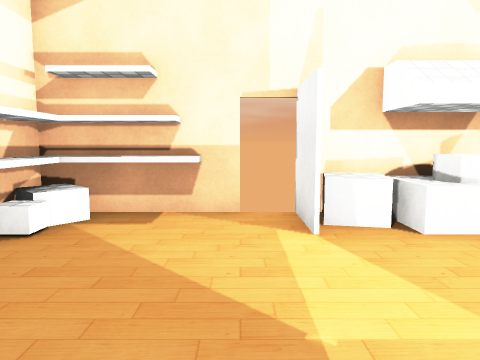
view 1 (above)

12 first-person views from a walk through a 3-D level made in the Unity game engine. The camera is 1.2 m above the floor, tilts 6° down and sees 70° across. The floor is counted in squares, 1 m on a side. Each view is taken from the middle of a square. On the plan, view 1 faces up. The plan holds only what a view shows up to about 14 squares ahead; the rest is blank. The place goes on beyond the plan. Some surface patterns are stand-ins.

view 2
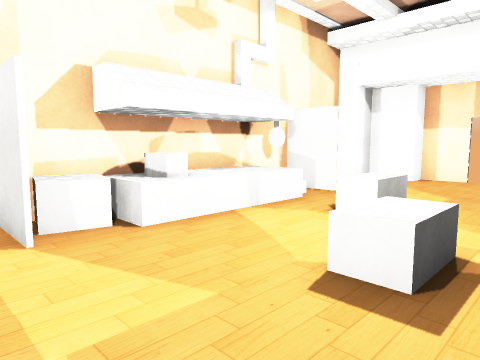

view 3
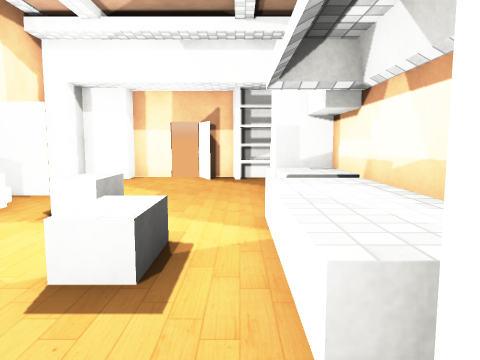

view 4
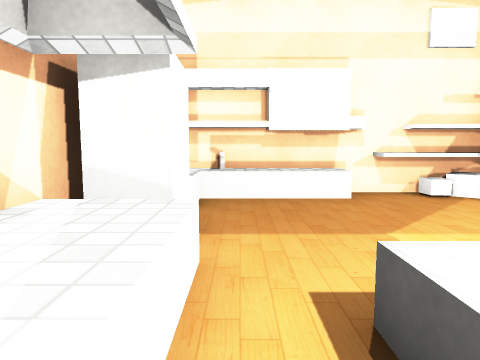

view 5
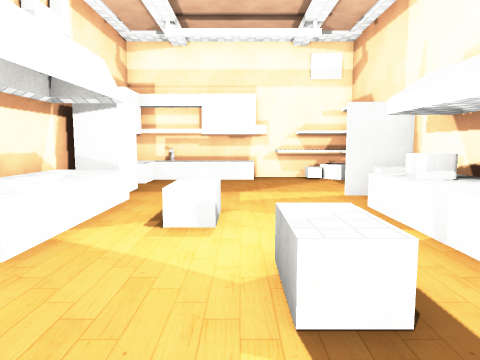

view 6
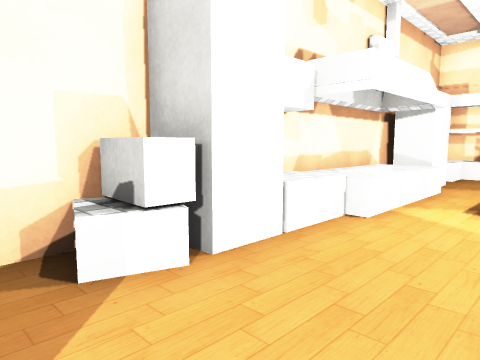

view 7
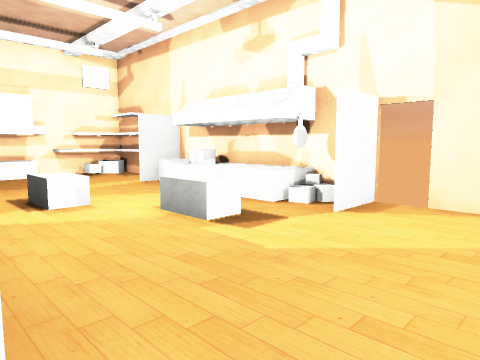

view 8
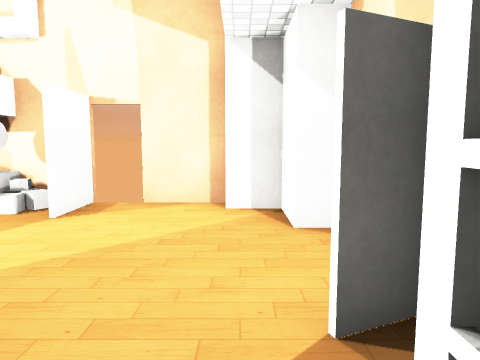

view 9
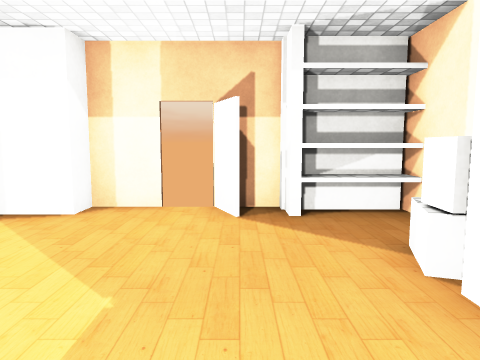

view 10
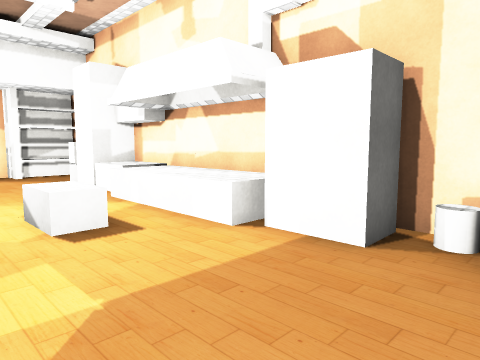

view 11
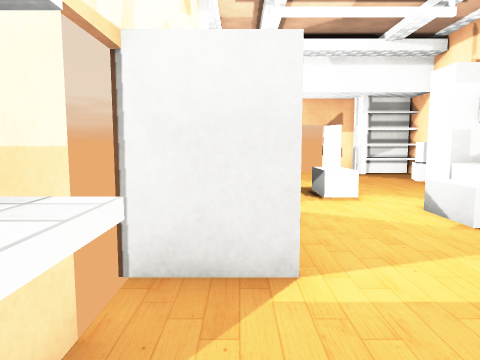

view 12
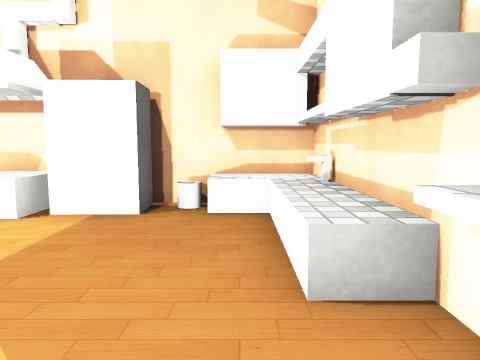

### Floor plan
Key: @ floor where view 1 was taken; # wall or solid block; x gap in a wall; . floor; ^ raised ledge; O other object.
Columns run from 4 left of view 1 to 13 right of it. Each row starts with its distance up from view 1.
  6 ####x########x##
  5 #O...#OO###O#..##
  4 ##..............##
  3 ##........OO.....#
  2 ##.....OO.OO.....
  1 ##.....OO.......##
  0 #O..@...........##
 -1 #OO.OO^^^^OOOOO.#
 -2 ######^^^^##O####

Where each view was taken, in squares from view 1:
view 1: 0 up, 0 right, facing up
view 2: 0 up, 0 right, facing up-right
view 3: 0 up, 0 right, facing right
view 4: 0 up, 5 right, facing left
view 5: 2 up, 9 right, facing left
view 6: 2 up, 11 right, facing down-left
view 7: 1 down, 11 right, facing up-left
view 8: 1 down, 11 right, facing up
view 9: 1 up, 6 right, facing right
view 10: 3 up, 2 left, facing down-right
view 11: 5 up, 2 left, facing right
view 12: 5 up, 2 left, facing down
